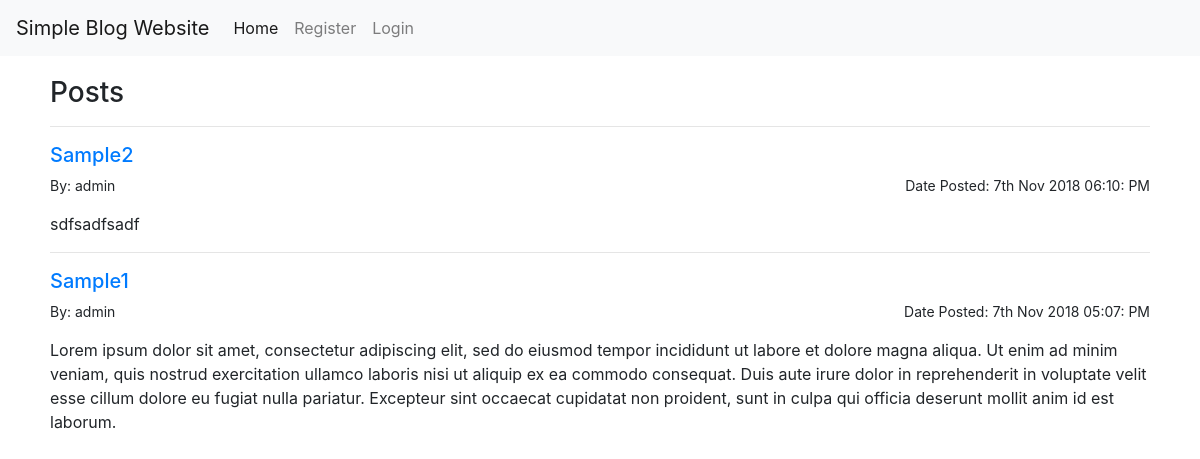
The page / on the database its author committed.
### tables this page shows
CREATE TABLE `posts` (
  `id` int(11) NOT NULL,
  `title` varchar(255) NOT NULL,
  `content` text NOT NULL,
  `created_at` datetime NOT NULL,
  `updated_at` datetime DEFAULT NULL,
  `deleted_at` datetime DEFAULT NULL,
  `member_id` int(11) NOT NULL
);

CREATE TABLE `members` (
  `id` int(11) NOT NULL,
  `username` varchar(255) NOT NULL,
  `password` varchar(255) NOT NULL,
  `email` varchar(255) NOT NULL
);

### index.php (the view, shortened to what this page needs)
<?php
    require_once('class/init.php');
?>
<!DOCTYPE html>
<html>
<head>
    <link href="https://stackpath.bootstrapcdn.com/bootstrap/4.1.3/css/bootstrap.min.css" rel="stylesheet">
    <link rel="stylesheet" type="text/css" media="screen" href="/css/style.css"/>
</head>
<body>
    <nav class="navbar navbar-expand-lg navbar-light bg-light">
        <a class="navbar-brand" href="#">Simple Blog Website</a>
        <div class="collapse navbar-collapse" id="navbarNav">
            <ul class="navbar-nav">
                <li class="nav-item active">
                    <a class="nav-link" href="index.php">Home</a>
                </li>
                <li class="nav-item">
                    <a class="nav-link" href="register.php">Register</a>
                </li>
                <li class="nav-item">
                    <a class="nav-link" href="/admin/login.php">Login</a>
                </li>
            </ul>
        </div>
    </nav>
     <div class="wrapper">
        <h3>Posts</h3>
        <?php
            if (isset($_GET['pageno'])) {
                $pageno = $_GET['pageno'];
            } else {
                $pageno = 1;
            }
            $no_of_records_per_page = 10;
            $offset = ($pageno-1) * $no_of_records_per_page;
        ?>
        <?php
            $stmt = $db->query("SELECT posts.id, members.username, posts.title, posts.content, posts.created_at, posts.updated_at FROM posts LEFT JOIN members ON posts.member_id = members.id WHERE deleted_at IS NULL ORDER BY id DESC LIMIT $offset, $no_of_records_per_page");
            $result = $stmt->fetchAll();
            if($result){
               foreach($result as $row){
                    echo '<hr>';
                    echo '<h5><a href="show-post.php?id='.$row['id'].'">'.$row['title'].'</a></h5>';
                    echo '<p class="post-info">By: '.$row['username'].'<i class="float-right" style="font-style:normal">Date Posted: '.date('jS M Y h:i: A', strtotime($row['created_at'])).'</i></p>';
                    echo '<p>'.$row['content'].'</p>';
                ?>
                <?php
                }
            }
        ?>
    </div>
</body>
</html>

### css/style.css (style rules this page uses)
.wrapper { width: 100%; min-height: 700px; padding: 20px 50px; }
.post-info { margin: 0; font-size: 14px; }

### rows shown on the page
posts: title "Sample2", member.username "admin", created_at "7th Nov 2018 06:10: PM", content "sdfsadfsadf"
posts: title "Sample1", member.username "admin", created_at "7th Nov 2018 05:07: PM", content "Lorem ipsum dolor sit amet, consectetur adipiscing elit, sed do eiusmod tempor incididunt ut labore et dolore magna aliqua. Ut enim ad minim veniam, quis nostrud exercitation ullamco laboris nisi ut aliquip ex ea commodo consequat. Duis aute irure dolor in reprehenderit in voluptate velit esse cillum dolore eu fugiat nulla pariatur. Excepteur sint occaecat cupidatat non proident, sunt in culpa qui officia deserunt mollit anim id est laborum."
